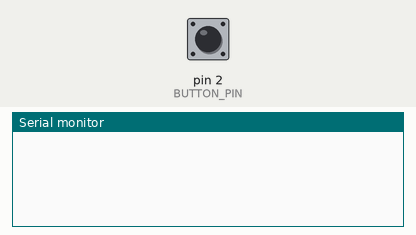
Recording of a sketch running on a simulated Arduino Uno, built with avr-gcc and run on an emulated ATmega328P. Parts: the last lines printed to the serial monitor. Inputs (shaded band) come from the test bench; at power-on: pin 2 (BUTTON_PIN) HIGH.

Above: at 1.2 s.
1.3 s: pin 2 (BUTTON_PIN) pulled LOW for 0.15 s
At 2.1 s:
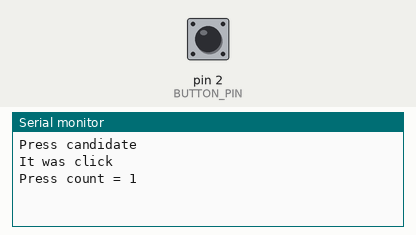
2.9 s: pin 2 (BUTTON_PIN) pulled LOW for 1 s
At 4.6 s:
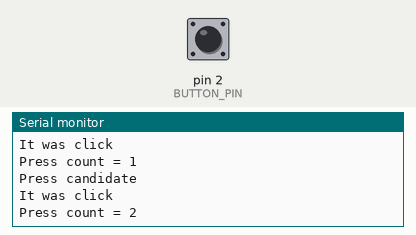
5.4 s: pin 2 (BUTTON_PIN) pulled LOW for 0.15 s
At 6.4 s:
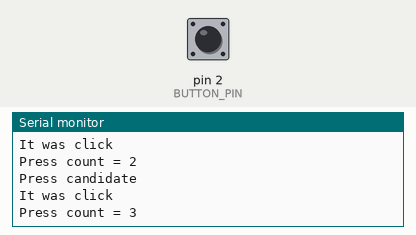

Measured:
- after the input at 1.3 s, the serial monitor: prints a new line after 0.15 s (image 1)
- after the input at 2.9 s, the serial monitor: prints a new line after 1.1 s (image 2)
- after the input at 5.4 s, the serial monitor: prints a new line after 0.21 s (image 3)

The sketch:

Bounce_Processing.ino
```cpp
#define BUTTON_PIN 2
#define BOUNCE_TIME 50
#define PRESSED HIGH

volatile long int press_time = 0;
volatile bool pressed_candidate = false;
volatile long int hold_time = 0;
volatile int press_count = 0;
volatile bool report_to_user = false;
bool button_pressed = false;

volatile long int last_time_check = 0;

void setup() {
  pinMode(BUTTON_PIN, INPUT);
  Serial.begin(9600);
  attachInterrupt(digitalPinToInterrupt(BUTTON_PIN), process_button_click, RISING);
}

void loop() {
  // send messege about getting candidate
  if (report_to_user) {
    Serial.println("Press candidate");
    report_to_user = false;
  }

   // get current time
  unsigned long current_time = millis();

  // check candidate
  if (pressed_candidate and (current_time - last_time_check >= BOUNCE_TIME)){
    // save time
    last_time_check = current_time;

    // check button
    if (digitalRead(BUTTON_PIN) == LOW){
      // button close
      if (!button_pressed){
        Serial.println("Button is holding");
        button_pressed = true;
      }
    } else {
      // button open
      if (button_pressed){
        // it is holding
        hold_time = last_time_check - press_time;
        Serial.print("It was holding, duration - ");
        Serial.print(hold_time);
        Serial.println(" millis");
      }else{
        // it is pressing
        Serial.println("It was click");
      }

      press_count++;
      Serial.print("Press count = ");
      Serial.println(press_count);
      pressed_candidate = false;
      button_pressed = false;
    }
  }

  delay(1);
}
void process_button_click() {
  if (pressed_candidate == false) {
    press_time = millis();
    pressed_candidate = true;
    report_to_user = true;
    hold_time = 0;

    button_pressed = false;
    last_time_check = press_time;
  }

}
```
